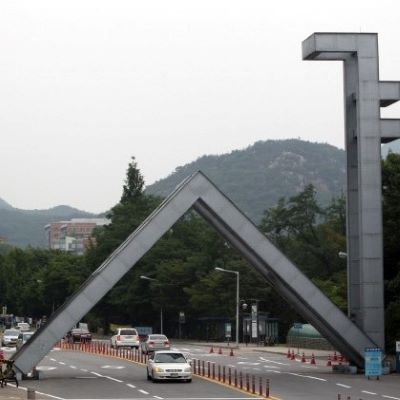
#> input picture hw04/01_snu.jpg, 400 x 400 px, found by its file name
$ python main.py   (older library calls are emulated)
#> lines starting #> are read from the running program, lines starting #| are printed output that depends on the picture
import os

import numpy as np
import matplotlib.pyplot as plt
import scipy.misc
import scipy.linalg as la
from PIL import Image

#
# Principal Component Analysis (PCA)
#
# Jiho Choi (jihochoi@snu.ac.kr)
#

def reduce_image_rgb(image_rgb, num_pc):

    # image_r, image_g, image_b = image_rgb[0], image_rgb[1], image_rgb[2]
    result = []

    for image_c in image_rgb:  # for each channel

        ## Covariance Matrix
        covariance_mat = np.cov(image_c - np.mean(image_c , axis=1))

        ## Eigenvalue & Eigenvector
        # eig_vals, eig_vecs = la.eig(covariance_mat)
        eig_val, eig_vec = np.linalg.eigh(covariance_mat)
        num_org_pc = np.size(eig_vec, axis =1)  # component

        index = np.argsort(eig_val)[::-1]
        eig_val = eig_val[index]
        eig_vec = eig_vec[:,index]

        if num_pc < num_org_pc:
            eig_vec = eig_vec[:, range(num_pc)]

        cost = np.dot(eig_vec.T, image_c - np.mean(image_c , axis=1))
        reduced_color = np.dot(eig_vec, cost) + np.mean(image_c, axis = 1).T
        reduced_color = np.uint8(np.absolute(reduced_color))
        result.append(reduced_color)

    return result

def reduce_image_gray(image_rgb, num_pc):
    R, G, B = image_rgb[0], image_rgb[1], image_rgb[2]
    gray = 0.2989 * R + 0.5870 * G + 0.1140 * B

    plt.imshow(gray, cmap=plt.get_cmap('gray'), vmin=0, vmax=1)
    plt.show()


def pca(image_file=None, num_pc=10):

    ## Prepare Image
#> called with image_file = '01_snu.JPG', num_pc = 0
    image = scipy.misc.imread(image_file)
#> image is the input picture: shape (400, 400, 3); mean R, G, B 145.6, 147, 146.2
    print(type(image), image.shape)
#| <class 'numpy.ndarray'> (400, 400, 3)
    # print(image)

    ## Extract RGB

    image_r, image_g, image_b = image[:,:,0], image[:,:,1], image[:,:,2]
    print(type(image_r), image_r.shape)  # 400x400 (x1)
#| <class 'numpy.ndarray'> (400, 400)
    # print(image_r)


    # =======
    #   GRAY
    # =======
    # TODO
    # reduced_image = reduce_image_gray([image_r, image_g, image_b], num_pc)

    # =======
    #   RGB
    # =======
    image_r, image_g, image_b = reduce_image_rgb([image_r, image_g, image_b], num_pc)
#> the loop in reduce_image_rgb, `for image_c in image_rgb:` made 3 passes
#> pass 1, in reduce_image_rgb, `covariance_mat = np.cov(image_c - np.mean(image_c , axis=1))`:
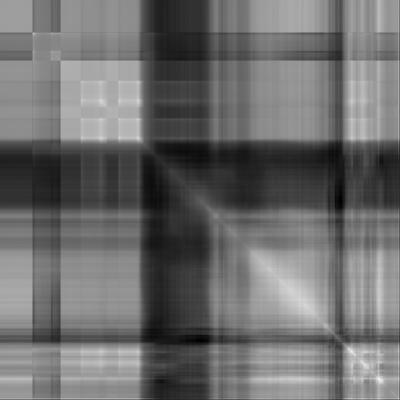
#> covariance_mat: shape (400, 400) float64; min 320, max 8816.5, mean 3958; drawn with min black and max white
#> pass 1, in reduce_image_rgb, `eig_val, eig_vec = np.linalg.eigh(covariance_mat)`:
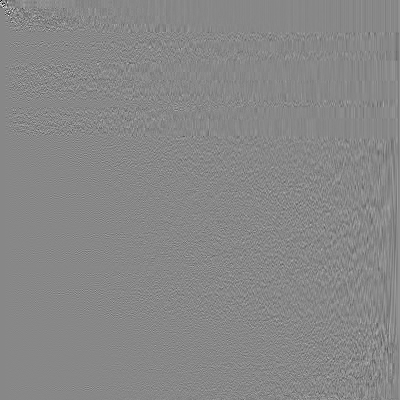
#> eig_vec: shape (400, 400) float64; min -0.78, max 0.683, mean 7.43e-05; drawn with min black and max white
#> pass 1, in reduce_image_rgb, `reduced_color = np.dot(eig_vec, cost) + np.mean(image_c, axis = 1).T`:
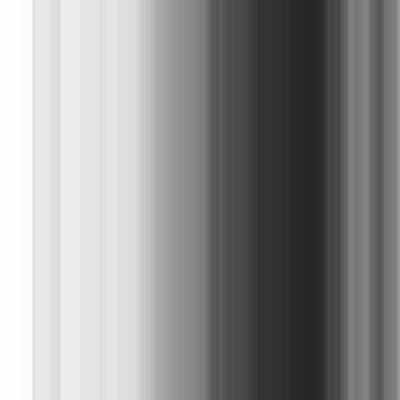
#> reduced_color: shape (400, 400) float64; min 38.68, max 254.9, mean 145.6
#> after the loop in reduce_image_rgb, `for image_c in image_rgb:`: result = 3 items
    reduced_image = Image.fromarray(np.dstack((image_r, image_g, image_b)))

    # reconstruction.show()
    # reduced_image.save('./out/' + image_file + '_' + str(num_pc) + '.png')

    if not os.path.exists('./out'):
        os.makedirs('./out')

    reduced_image.save("./out/{0}_{1}.png".format(image_file, str(num_pc)))


def main():

    input_image_path = "01_snu.JPG"  # 400x400x3
    # input_image_path = "02_gen_circle_plot.png"  # 400x400x4

    for num_pc in range(0,150,10):
        pca(input_image_path, num_pc)

    for num_pc in [0, 1, 2, 5, 10, 20, 30, 40, 50]:
        pca(input_image_path, num_pc)
#| <class 'numpy.ndarray'> (400, 400, 3)
#| <class 'numpy.ndarray'> (400, 400)
#> the loop in reduce_image_rgb (call 16), `for image_c in image_rgb:` made 3 passes
#> pass 3, in reduce_image_rgb (call 16), `eig_val, eig_vec = np.linalg.eigh(covariance_mat)`:
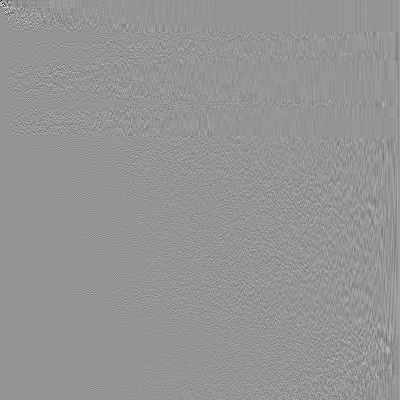
#> eig_vec: shape (400, 400) float64; min -0.894, max 0.634, mean 9.42e-05; drawn with min black and max white


    pca(input_image_path, num_pc=5)
#| <class 'numpy.ndarray'> (400, 400, 3)
#| <class 'numpy.ndarray'> (400, 400)
#> the loop in reduce_image_rgb (call 25), `for image_c in image_rgb:` made 3 passes
#> pass 1, in reduce_image_rgb (call 25), `reduced_color = np.dot(eig_vec, cost) + np.mean(image_c, axis = 1).T`:
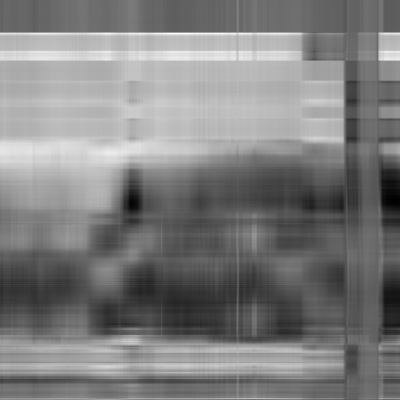
#> reduced_color: shape (400, 400) float64; min -30.15, max 324.4, mean 146.2; drawn with min black and max white
#> pass 1, in reduce_image_rgb (call 25), `reduced_color = np.uint8(np.absolute(reduced_color))`:
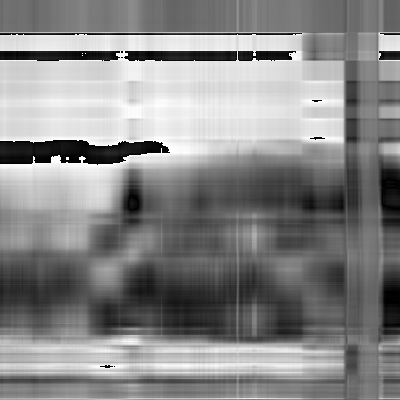
#> reduced_color: shape (400, 400); min 0, max 255, mean 135.3
#> pass 2, in reduce_image_rgb (call 25), `reduced_color = np.uint8(np.absolute(reduced_color))`:
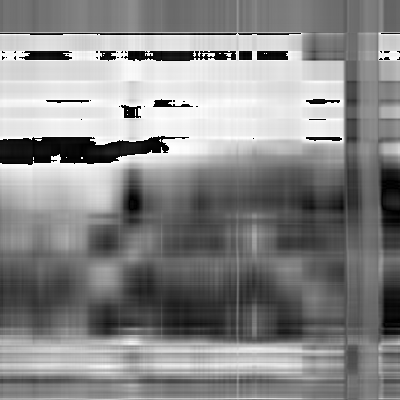
#> reduced_color: shape (400, 400); min 0, max 255, mean 136


print("============================================")
print("     Principal Component Analysis (PCA)     ")
print("============================================")

print("\n==========="); print("   START"); print("===========\n")
if __name__ == '__main__':
    main()
print("\n==========="); print("   E N D"); print("===========\n")
